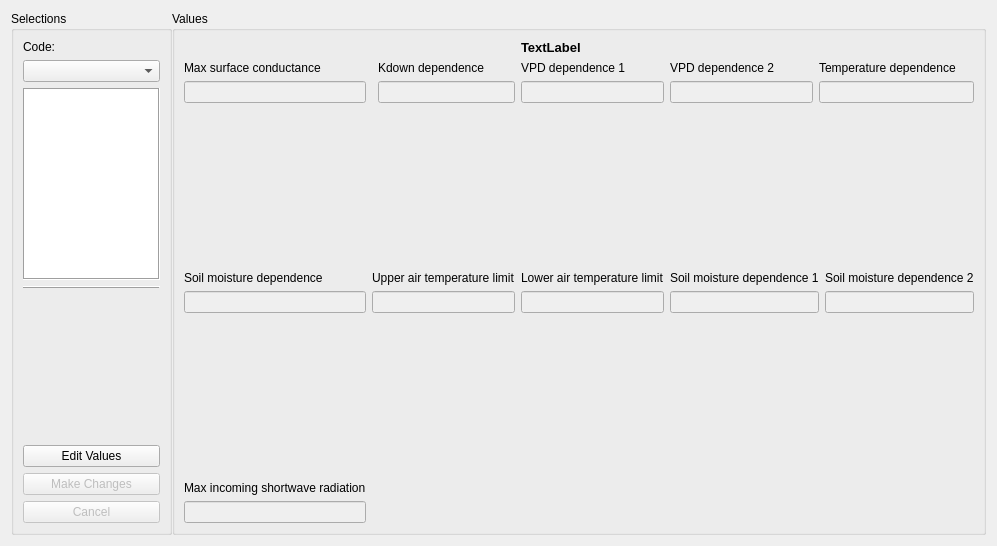
<?xml version="1.0" encoding="UTF-8"?>
<ui version="4.0">
 <class>Form</class>
 <widget class="QWidget" name="Form">
  <property name="geometry">
   <rect>
    <x>0</x>
    <y>0</y>
    <width>916</width>
    <height>546</height>
   </rect>
  </property>
  <property name="windowTitle">
   <string>Form</string>
  </property>
  <layout class="QHBoxLayout" name="horizontalLayout">
   <property name="spacing">
    <number>0</number>
   </property>
   <item>
    <widget class="QGroupBox" name="groupBox">
     <property name="minimumSize">
      <size>
       <width>161</width>
       <height>0</height>
      </size>
     </property>
     <property name="maximumSize">
      <size>
       <width>161</width>
       <height>16777215</height>
      </size>
     </property>
     <property name="title">
      <string>Selections</string>
     </property>
     <property name="flat">
      <bool>false</bool>
     </property>
     <layout class="QVBoxLayout" name="verticalLayout_12">
      <item>
       <widget class="QLabel" name="label">
        <property name="text">
         <string>Code:</string>
        </property>
       </widget>
      </item>
      <item>
       <widget class="QComboBox" name="comboBox"/>
      </item>
      <item>
       <widget class="QTextBrowser" name="exp_label">
        <property name="enabled">
         <bool>true</bool>
        </property>
        <property name="frameShape">
         <enum>QFrame::Box</enum>
        </property>
       </widget>
      </item>
      <item>
       <widget class="Line" name="line">
        <property name="frameShadow">
         <enum>QFrame::Raised</enum>
        </property>
        <property name="orientation">
         <enum>Qt::Horizontal</enum>
        </property>
       </widget>
      </item>
      <item>
       <widget class="QLabel" name="Image">
        <property name="text">
         <string/>
        </property>
       </widget>
      </item>
      <item>
       <spacer name="verticalSpacer_3">
        <property name="orientation">
         <enum>Qt::Vertical</enum>
        </property>
        <property name="sizeHint" stdset="0">
         <size>
          <width>20</width>
          <height>40</height>
         </size>
        </property>
       </spacer>
      </item>
      <item>
       <widget class="QPushButton" name="editButton">
        <property name="text">
         <string>Edit Values</string>
        </property>
       </widget>
      </item>
      <item>
       <widget class="QPushButton" name="changeButton">
        <property name="enabled">
         <bool>false</bool>
        </property>
        <property name="text">
         <string>Make Changes</string>
        </property>
       </widget>
      </item>
      <item>
       <widget class="QPushButton" name="cancelButton">
        <property name="enabled">
         <bool>false</bool>
        </property>
        <property name="text">
         <string>Cancel</string>
        </property>
       </widget>
      </item>
     </layout>
    </widget>
   </item>
   <item>
    <widget class="QGroupBox" name="groupBox2">
     <property name="title">
      <string>Values</string>
     </property>
     <property name="flat">
      <bool>false</bool>
     </property>
     <property name="checkable">
      <bool>false</bool>
     </property>
     <layout class="QGridLayout" name="gridLayout">
      <item row="3" column="6">
       <layout class="QVBoxLayout" name="verticalLayout_10">
        <item>
         <widget class="QLabel" name="label_9">
          <property name="text">
           <string>Soil moisture dependence 2</string>
          </property>
         </widget>
        </item>
        <item>
         <widget class="QLineEdit" name="lineEdit_10">
          <property name="enabled">
           <bool>false</bool>
          </property>
         </widget>
        </item>
       </layout>
      </item>
      <item row="3" column="1" colspan="2">
       <layout class="QVBoxLayout" name="verticalLayout_7">
        <item>
         <widget class="QLabel" name="label_25">
          <property name="text">
           <string>Upper air temperature limit</string>
          </property>
         </widget>
        </item>
        <item>
         <widget class="QLineEdit" name="lineEdit_7">
          <property name="enabled">
           <bool>false</bool>
          </property>
         </widget>
        </item>
       </layout>
      </item>
      <item row="1" column="0">
       <layout class="QVBoxLayout" name="verticalLayout">
        <item>
         <widget class="QLabel" name="label_2">
          <property name="text">
           <string>Max surface conductance</string>
          </property>
         </widget>
        </item>
        <item>
         <widget class="QLineEdit" name="lineEdit_1">
          <property name="enabled">
           <bool>false</bool>
          </property>
         </widget>
        </item>
       </layout>
      </item>
      <item row="4" column="0">
       <spacer name="verticalSpacer">
        <property name="orientation">
         <enum>Qt::Vertical</enum>
        </property>
        <property name="sizeHint" stdset="0">
         <size>
          <width>20</width>
          <height>40</height>
         </size>
        </property>
       </spacer>
      </item>
      <item row="1" column="5" colspan="2">
       <layout class="QVBoxLayout" name="verticalLayout_5">
        <item>
         <widget class="QLabel" name="label_6">
          <property name="text">
           <string>Temperature dependence</string>
          </property>
         </widget>
        </item>
        <item>
         <widget class="QLineEdit" name="lineEdit_5">
          <property name="enabled">
           <bool>false</bool>
          </property>
         </widget>
        </item>
       </layout>
      </item>
      <item row="1" column="4">
       <layout class="QVBoxLayout" name="verticalLayout_4">
        <item>
         <widget class="QLabel" name="label_5">
          <property name="text">
           <string>VPD dependence 2</string>
          </property>
         </widget>
        </item>
        <item>
         <widget class="QLineEdit" name="lineEdit_4">
          <property name="enabled">
           <bool>false</bool>
          </property>
         </widget>
        </item>
       </layout>
      </item>
      <item row="3" column="4" colspan="2">
       <layout class="QVBoxLayout" name="verticalLayout_9">
        <item>
         <widget class="QLabel" name="label_10">
          <property name="text">
           <string>Soil moisture dependence 1</string>
          </property>
         </widget>
        </item>
        <item>
         <widget class="QLineEdit" name="lineEdit_9">
          <property name="enabled">
           <bool>false</bool>
          </property>
         </widget>
        </item>
       </layout>
      </item>
      <item row="3" column="3">
       <layout class="QVBoxLayout" name="verticalLayout_8">
        <item>
         <widget class="QLabel" name="label_8">
          <property name="text">
           <string>Lower air temperature limit</string>
          </property>
         </widget>
        </item>
        <item>
         <widget class="QLineEdit" name="lineEdit_8">
          <property name="enabled">
           <bool>false</bool>
          </property>
         </widget>
        </item>
       </layout>
      </item>
      <item row="3" column="0">
       <layout class="QVBoxLayout" name="verticalLayout_6">
        <item>
         <widget class="QLabel" name="label_7">
          <property name="text">
           <string>Soil moisture dependence</string>
          </property>
         </widget>
        </item>
        <item>
         <widget class="QLineEdit" name="lineEdit_6">
          <property name="enabled">
           <bool>false</bool>
          </property>
         </widget>
        </item>
       </layout>
      </item>
      <item row="1" column="2">
       <layout class="QVBoxLayout" name="verticalLayout_2">
        <item>
         <widget class="QLabel" name="label_3">
          <property name="text">
           <string>Kdown dependence</string>
          </property>
         </widget>
        </item>
        <item>
         <widget class="QLineEdit" name="lineEdit_2">
          <property name="enabled">
           <bool>false</bool>
          </property>
         </widget>
        </item>
       </layout>
      </item>
      <item row="1" column="3">
       <layout class="QVBoxLayout" name="verticalLayout_3">
        <item>
         <widget class="QLabel" name="label_4">
          <property name="text">
           <string>VPD dependence 1</string>
          </property>
         </widget>
        </item>
        <item>
         <widget class="QLineEdit" name="lineEdit_3">
          <property name="enabled">
           <bool>false</bool>
          </property>
         </widget>
        </item>
       </layout>
      </item>
      <item row="5" column="0">
       <layout class="QVBoxLayout" name="verticalLayout_11">
        <item>
         <widget class="QLabel" name="label_11">
          <property name="text">
           <string>Max incoming shortwave radiation</string>
          </property>
         </widget>
        </item>
        <item>
         <widget class="QLineEdit" name="lineEdit_11">
          <property name="enabled">
           <bool>false</bool>
          </property>
         </widget>
        </item>
       </layout>
      </item>
      <item row="2" column="0">
       <spacer name="verticalSpacer_2">
        <property name="orientation">
         <enum>Qt::Vertical</enum>
        </property>
        <property name="sizeHint" stdset="0">
         <size>
          <width>20</width>
          <height>40</height>
         </size>
        </property>
       </spacer>
      </item>
      <item row="0" column="3">
       <widget class="QLabel" name="tab_name">
        <property name="font">
         <font>
          <pointsize>10</pointsize>
          <weight>75</weight>
          <bold>true</bold>
         </font>
        </property>
        <property name="text">
         <string>TextLabel</string>
        </property>
       </widget>
      </item>
     </layout>
    </widget>
   </item>
  </layout>
 </widget>
 <resources/>
 <connections/>
</ui>
